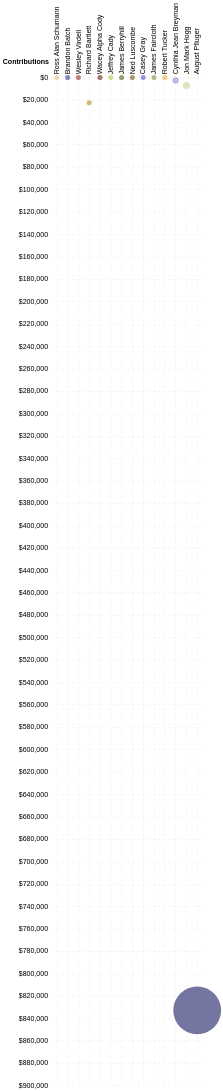

Notebook source saved alongside this figure:
### Code cell
# why not set some reasonable variables?

min_scale = 100
max_scale = 1000
chart_width = 300
chart_height = chart_width / 1.775

bg = '#edebe4'

scheme = 'dark2'

finchart = alt.Chart(all_totals, width=300, height=3000).mark_circle().encode(
    alt.Y('Contributions:Q',
         sort='descending',
          axis=alt.Axis(
              format="$,.0f",
          )
         ),
    alt.X('Name:N',
          sort=None,
         axis=alt.Axis(
             orient='top',
             title=None
         )
         ),
    alt.Size('Cash on Hand:Q',
            scale=alt.Scale(
                range=[100, 9000]),
                legend=None
            ),
    color=alt.Color(
        'Name:N',
        legend=None,
        scale=alt.Scale(
            type='linear',
            scheme='category20b'
        )
    ),
    tooltip=[
        alt.Tooltip(title='Name', field='Name', type='ordinal'),
        alt.Tooltip(title='Contributions', field='Contributions', format="$,.0f", type='ordinal'),
        alt.Tooltip(title='Cash on hand', field='Cash on Hand', format="$,.0f", type='ordinal'),
        alt.Tooltip(title='Spending', field='Spending', format="$,.0f", type='ordinal'),
        alt.Tooltip(title='Debt', field='Debt', format="$,.0f", type='ordinal')
    ]
).configure_view(
    strokeWidth=0,
    strokeOpacity=0
).configure_axisTop(
    labelFontSize=14,
    grid=True,
    gridOpacity=0.6,
    gridDash=[5,5],
    tickOpacity=0,
    domainOpacity=0
    
).configure_axisLeft(
    grid=True,
    gridOpacity=0.6,
    gridDash=[5,5],
    labelFontSize=14,
    titleFontSize=14,
    tickOpacity=0,
    titleAnchor='start',
    titleAngle=0,
    titlePadding=20,
    titleBaseline='bottom',
    titleX=-97,
    titleY=-25,
    domainOpacity=0
)

finchart

### Figure 1 — Vega-Lite specification as saved in the notebook (floating-point values rounded to 4 significant figures)
{"$schema": "https://vega.github.io/schema/vega-lite/v3.4.0.json", "config": {"axisLeft": {"domainOpacity": 0, "grid": true, "gridDash": [5, 5], "gridOpacity": 0.6, "labelFontSize": 14, "tickOpacity": 0, "titleAnchor": "start", "titleAngle": 0, "titleBaseline": "bottom", "titleFontSize": 14, "titlePadding": 20, "titleX": -97, "titleY": -25}, "axisTop": {"domainOpacity": 0, "grid": true, "gridDash": [5, 5], "gridOpacity": 0.6, "labelFontSize": 14, "tickOpacity": 0}, "mark": {"tooltip": null}, "view": {"height": 300, "strokeOpacity": 0, "strokeWidth": 0, "width": 400}}, "data": {"name": "data-1b43c24f2b7a69389dde19403047e823"}, "datasets": {"data-1b43c24f2b7a69389dde19403047e823": [{"Cash on Hand": 0, "Contributions": 0, "Debt": 0, "Name": "Ross Alan Schumann", "Receipts": 0, "Spending": 0}, {"Cash on Hand": 0, "Contributions": 0, "Debt": 0, "Name": "Brandon Batch", "Receipts": 0, "Spending": 0}, {"Cash on Hand": 0, "Contributions": 0, "Debt": 0, "Name": "Wesley Virdell", "Receipts": 0, "Spending": 0}, {"Cash on Hand": 0, "Contributions": 22350, "Debt": 0, "Name": "Richard Bartlett", "Receipts": 22620.0, "Spending": 22620.0}, {"Cash on Hand": 0, "Contributions": 0, "Debt": 0, "Name": "Wacey Alpha Cody", "Receipts": 0, "Spending": 0}, {"Cash on Hand": 0, "Contributions": 0, "Debt": 0, "Name": "Jeffrey Cady", "Receipts": 0, "Spending": 0}, {"Cash on Hand": 0, "Contributions": 0, "Debt": 0, "Name": "James Berryhill", "Receipts": 0, "Spending": 0}, {"Cash on Hand": 0, "Contributions": 0, "Debt": 0, "Name": "Ned Luscombe", "Receipts": 0, "Spending": 0}, {"Cash on Hand": 0, "Contributions": 0, "Debt": 0, "Name": "Casey Gray", "Receipts": 0, "Spending": 0}, {"Cash on Hand": 0, "Contributions": 0, "Debt": 0, "Name": "James Faircloth", "Receipts": 0, "Spending": 0}, {"Cash on Hand": 520.5, "Contributions": 0, "Debt": 3830.0, "Name": "Robert Tucker", "Receipts": 245, "Spending": 594.5}, {"Cash on Hand": 4500, "Contributions": 2500, "Debt": 0, "Name": "Cynthia Jean Breyman", "Receipts": 19290.0, "Spending": 19790.0}, {"Cash on Hand": 7488.0, "Contributions": 7043.0, "Debt": 0, "Name": "Jon Mark Hogg", "Receipts": 9767.0, "Spending": 2279.0}, {"Cash on Hand": 699800.0, "Contributions": 832760, "Debt": 18100.0, "Name": "August Pfluger", "Receipts": 704910, "Spending": 5134.0}]}, "encoding": {"color": {"field": "Name", "legend": null, "scale": {"scheme": "category20b", "type": "linear"}, "type": "nominal"}, "size": {"field": "Cash on Hand", "legend": null, "scale": {"range": [100, 9000]}, "type": "quantitative"}, "tooltip": [{"field": "Name", "title": "Name", "type": "ordinal"}, {"field": "Contributions", "format": "$,.0f", "title": "Contributions", "type": "ordinal"}, {"field": "Cash on Hand", "format": "$,.0f", "title": "Cash on hand", "type": "ordinal"}, {"field": "Spending", "format": "$,.0f", "title": "Spending", "type": "ordinal"}, {"field": "Debt", "format": "$,.0f", "title": "Debt", "type": "ordinal"}], "x": {"axis": {"orient": "top", "title": null}, "field": "Name", "sort": null, "type": "nominal"}, "y": {"axis": {"format": "$,.0f"}, "field": "Contributions", "sort": "descending", "type": "quantitative"}}, "height": 3000, "mark": "circle", "width": 300}
